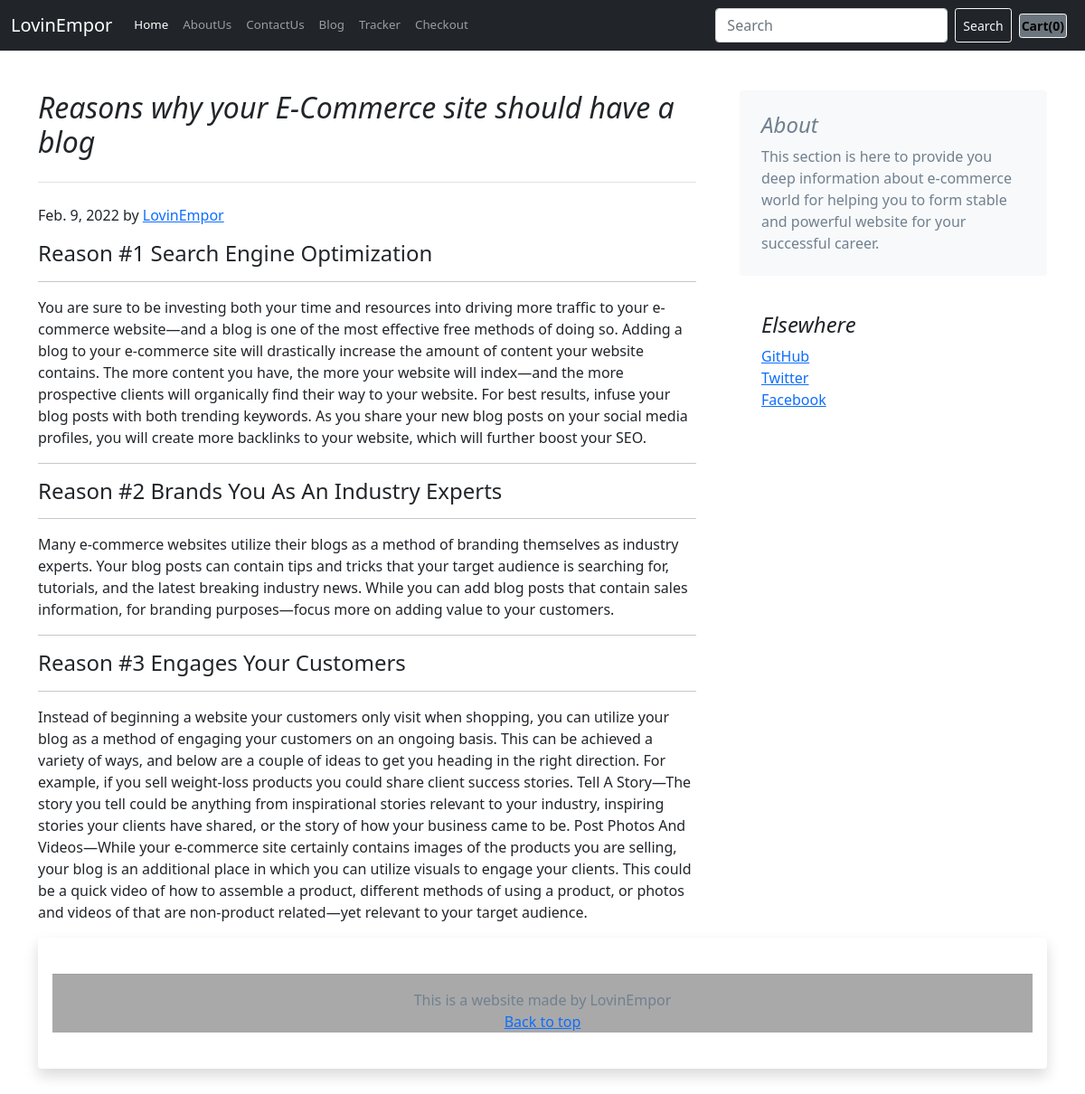
The page /blog/blogpost/1 on the database its author committed.
### blog/models.py (models this page shows, shortened)
class Blogpost(models.Model):
    post_id = models.AutoField(primary_key=True)
    title = models.CharField(max_length=500)
    head0 = models.CharField(max_length=90000000)
    chead0 = models.CharField(max_length=98669876787)
    head1 = models.CharField(max_length=7462646)
    chead1 = models.CharField(max_length=9374854877846)
    head2 = models.CharField(max_length=5767576865)
    chead2 = models.CharField(max_length=89347427374)
    pub_date = models.DateField()
    thumbnail = models.ImageField(upload_to = "blog/images" , default = " ")

### blog/views.py (the view)
# urls.py: path('blogpost/<int:id>' , views.blogpost , name = "blogpost")
def blogpost(request , id ):
    blogpost = Blogpost.objects.filter(post_id = id )
    return render(request , 'blog/blogpost.html', {'blogpost': blogpost})

### blog/templates/blog/blogpost.html (shortened to what this page needs)
{% extends 'shop/basic.html'%}
{% block body %}
<div class="container">
    {% for i in blogpost %}
    <div class="row g-5">
        <div class="col-md-8">
            <h2 class="pb-4 mb-4 fst-italic border-bottom">
                {{i.title}}
            </h2>
            <article class="blog-post">
                <p class="blog-post-meta">{{i.pub_date}} by <a href="/shop/">LovinEmpor</a>
                </p>
            </article>
            <article>
                <h4 id=" head0">{{i.head0}}</h4>
                <hr>
                <p>{{i.chead0}}</p>
                <hr>
                <h4 id="head1">{{i.head1}}</h4>
                <hr>
                <p>{{i.chead1}}</p>
                <hr>
                <h4 id=" head2">{{i.head2}}</h4>
                <hr>
                <p>{{i.chead2}}</p>
            </article>
        </div>
        <div class="col-md-4">
            <div class="position-sticky" style="top: 2rem;">
                <div class="p-4 mb-3 bg-light rounded">
                    <h4 class="fst-italic">About</h4>
                    <p class="mb-0">This section is here to provide you deep information about e-commerce world for
                        helping you
                        to form stable and powerful website for your successful career.</p>
                </div>
                <div class="p-4">
                    <h4 class="fst-italic">Elsewhere</h4>
                    <ol class="list-unstyled">
                        <li><a href="#">GitHub</a></li>
                        <li><a href="#">Twitter</a></li>
                        <li><a href="#">Facebook</a></li>
                    </ol>
                </div>
            </div>
        </div>
    </div>
    {% endfor %}
    {% endblock body %}

### blog/templates/blog/blogpost.html (style rules this page uses)
.rounded { color: slategray; }

### rows shown on the page
Blogpost: title "Reasons why your E-Commerce site should have a blog", pub_date "Feb. 9, 2022", head0 "Reason #1 Search Engine Optimization", chead0 "You are sure to be investing both your time and resources into driving more traffic to your e-commerce website—and a blog is one of the most effective free methods of doing so. Adding a blog to your e-commerce site will drastically increase the amount of content your website contains. The more content you have, the more your website will index—and the more prospective clients will organically find their way to your website. For best results, infuse your blog posts with both trending keywords. As you share your new blog posts on your social media profiles, you will create more backlinks to your website, which will further boost your SEO.", head1 "Reason #2 Brands You As An Industry Experts", chead1 "Many e-commerce websites utilize their blogs as a method of branding themselves as industry experts. Your blog posts can contain tips and tricks that your target audience is searching for, tutorials, and the latest breaking industry news. While you can add blog posts that contain sales information, for branding purposes—focus more on adding value to your customers.", head2 "Reason #3 Engages Your Customers", chead2 "Instead of beginning a website your customers only visit when shopping, you can utilize your blog as a method of engaging your customers on an ongoing basis. This can be achieved a variety of ways, and below are a couple of ideas to get you heading in the right direction. For example, if you sell weight-loss products you could share client success stories. Tell A Story—The story you tell could be anything from inspirational stories relevant to your industry, inspiring stories your clients have shared, or the story of how your business came to be. Post Photos And Videos—While your e-commerce site certainly contains images of the products you are selling, your blog is an additional place in…"
